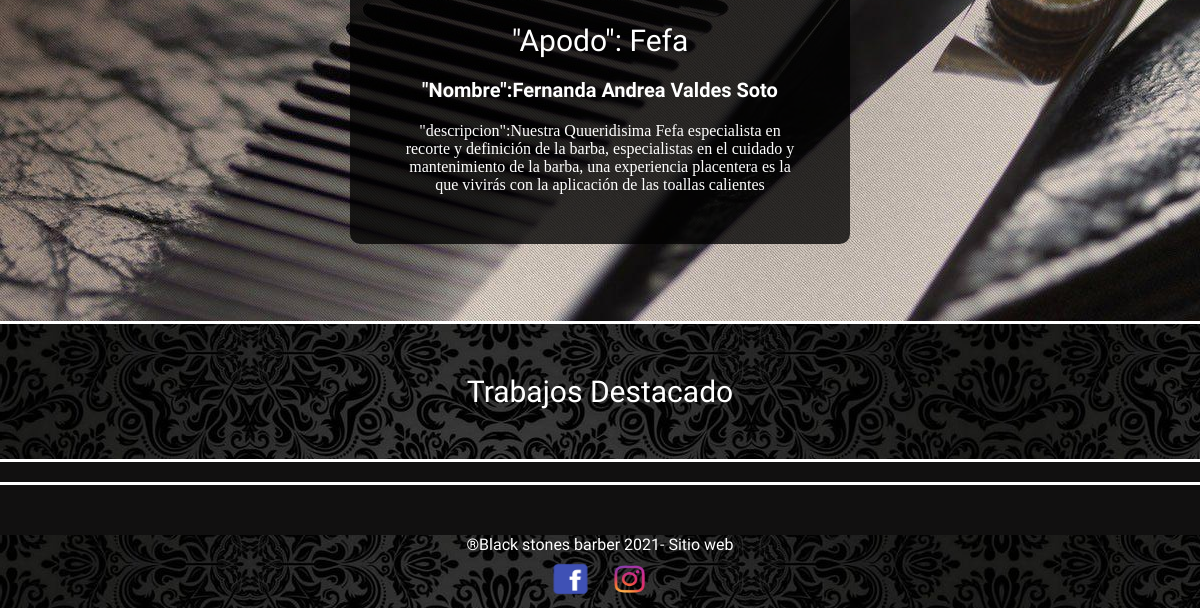
Page /barberos/Fernanda Andrea Valdes Soto/ (lower part) on the earlier database version.
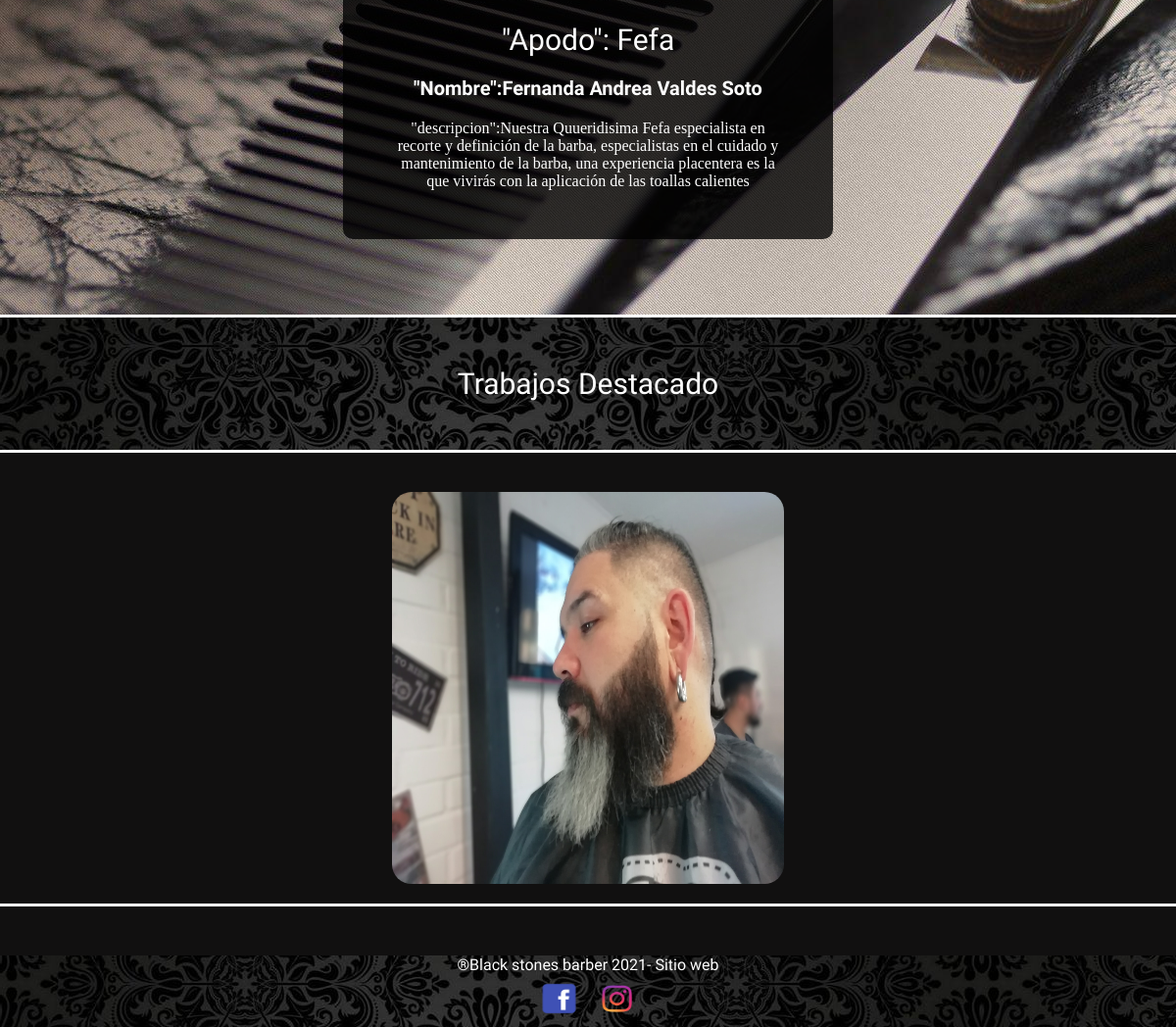
Same page on the later database version.
### BS/models.py (models this page shows, shortened)
class Corte(models.Model):
    id_auto_inc = models.AutoField(primary_key=True)
    nombre = models.CharField(max_length=50)
    foto = models.ImageField(upload_to='media/cortes', null=True)
    publicado = models.BooleanField(default=False)
    comentario = models.TextField(null=True)
    peluquero = models.ForeignKey(Peluquero, on_delete=models.CASCADE, null=True)
    categoria = models.ForeignKey(Categoria, on_delete=models.CASCADE, null=True)

### BS/views.py (the view)
def barberos(request, id):
    peluquero = Peluquero.objects.get(nombre=id)
    sucursal = Sucursal.objects.all
    cortes = Corte.objects.filter(peluquero=peluquero, publicado = True)
    contexto =  {"peluquero" : peluquero, "sucursal" : sucursal, "cortes":cortes}
    return render(request, "barberos.html", contexto)

### BS/templates/barberos.html (shortened to what this page needs)
{% extends "base.html" %} {% load static %} {% block contenido %}
        <section id="banner_barbers">
            <div class="info-barbers">
                <h2>"Apodo": {{peluquero.apodo}} </h2>
                <h3>"Nombre":{{peluquero.nombre}} </h3>
                <p>"descripcion":{{peluquero.descripcion}}</p>
            </div>
        </section>
        <section id="destacados">
            <h2>Trabajos Destacado</h2>
            <div class="imagenes">
                {% for corte  in cortes %}
                    <img class="corte" src="{{corte.foto.url}}" alt="">
        {% endfor %}
            </div>
        </section>
    </main>
{% endblock contenido %}

Differences in the rows shown:
added Corte: foto (picture)
